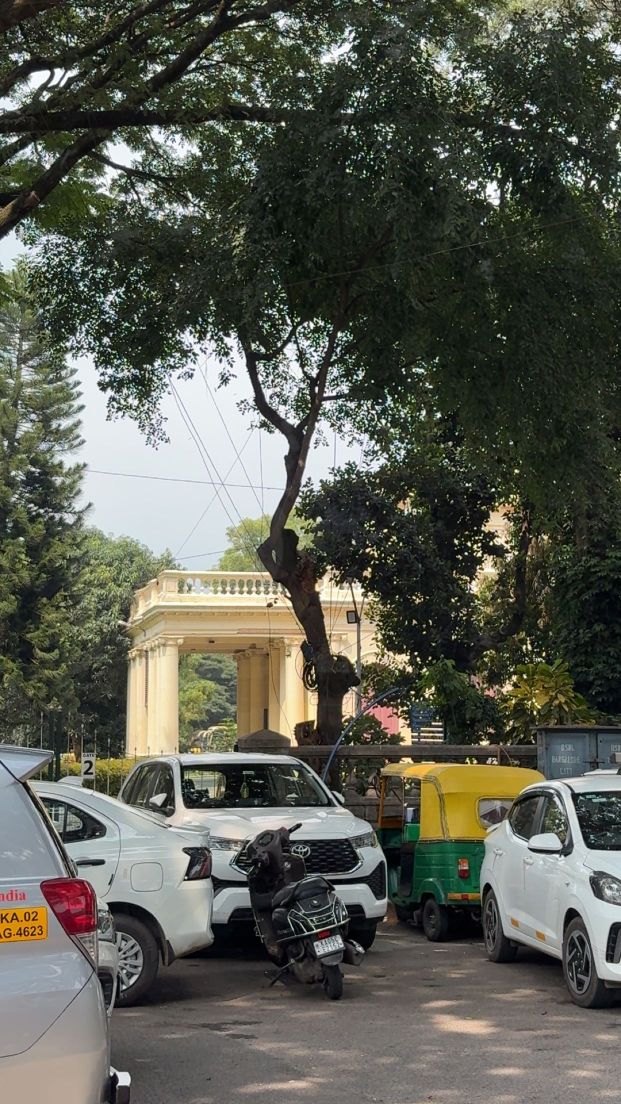
#> input picture input-IMG/5b369f9c-02fd-41ad-adc2-88f81ffe7075.jpg, 1242 x 2208 px (shown at 1/2 size); its folder holds only this picture in this run
$ python -i disposable.py   (imports and definitions only)
#> lines starting #> are read from the running program, lines starting #| are printed output that depends on the picture; after the words box and inside, x2 and y2 are one past the last pixel; in counts of white or black regions, pixels touching at a corner belong together
import os
import random
import math
import numpy as np
from PIL import Image, ImageFilter, ImageEnhance, ImageOps, ImageDraw

# =========================================================
# CONFIG
# =========================================================
INPUT_FOLDER = "milton"
OUTPUT_FOLDER = "disposable_flash_pack"
SUPPORTED_EXTENSIONS = (".jpg", ".jpeg", ".png", ".webp")

FILTERS = [
    "cybershot_smear",
]

# =========================================================
# UTILS
# =========================================================
def ensure_output_folder():
    os.makedirs(OUTPUT_FOLDER, exist_ok=True)

def load_image(path):
    return Image.open(path).convert("RGB")

def save_image(img, path):
    img.save(path)

def np_img(img):
    return np.array(img).astype(np.uint8)

def pil_img(arr):
    return Image.fromarray(np.clip(arr, 0, 255).astype(np.uint8))

def clamp_u8(arr):
    return np.clip(arr, 0, 255).astype(np.uint8)

# [5 lines left out: function blend, not called in this run]

def add_noise(arr, strength=18):
    noise = np.random.randint(-strength, strength + 1, arr.shape, dtype=np.int16)
    out = arr.astype(np.int16) + noise
    return clamp_u8(out)

def add_speckle(arr, amount=0.02):
    out = arr.copy()
    h, w, _ = out.shape
    count = int(h * w * amount)
    ys = np.random.randint(0, h, count)
    xs = np.random.randint(0, w, count)
    vals = np.random.randint(0, 256, (count, 3))
    out[ys, xs] = vals
    return out

def rgb_shift(arr, max_shift=4):
    out = np.zeros_like(arr)
    for c in range(3):
        dx = random.randint(-max_shift, max_shift)
        dy = random.randint(-max_shift, max_shift)
        out[:, :, c] = np.roll(np.roll(arr[:, :, c], dy, axis=0), dx, axis=1)
    return out

def contrast_prep(img, contrast=(1.1, 1.8), color=(0.9, 1.6), sharpness=(0.9, 1.8)):
    img = ImageEnhance.Contrast(img).enhance(random.uniform(*contrast))
    img = ImageEnhance.Color(img).enhance(random.uniform(*color))
    img = ImageEnhance.Sharpness(img).enhance(random.uniform(*sharpness))
    return img

# [8 lines left out: function add_vignette, not called in this run]

def grayscale_arr(arr):
    arr = arr.astype(np.float32)
    gray = 0.299 * arr[:, :, 0] + 0.587 * arr[:, :, 1] + 0.114 * arr[:, :, 2]
    return clamp_u8(gray)

# =========================================================
# CORE FLASH / CAMERA HELPERS
# =========================================================
def apply_flash_blowout(arr, center_bias=True, intensity=(45, 120), radius_mult=(1.1, 2.4)):
    h, w, _ = arr.shape
    yy, xx = np.mgrid[0:h, 0:w]

    if center_bias:
        cx = random.randint(w // 3, 2 * w // 3)
        cy = random.randint(h // 4, 2 * h // 3)
    else:
        cx = random.randint(0, w - 1)
        cy = random.randint(0, h - 1)

    dist = np.sqrt((xx - cx) ** 2 + (yy - cy) ** 2)
    dist_norm = dist / (dist.max() + 1e-6)

    flash = np.clip(1.0 - dist_norm * random.uniform(*radius_mult), 0, 1)
    flash = flash ** random.uniform(1.2, 2.8)

    out = arr.astype(np.float32)
    out += flash[:, :, None] * random.uniform(*intensity)

    # small harsh flash contrast pop
    out = np.clip((out - 128) * random.uniform(1.03, 1.25) + 128, 0, 255)
    return clamp_u8(out), flash

# [6 lines left out: function crush_background, not called in this run]

def bloom_highlights(arr, threshold=215, radius=4, alpha=0.25):
    lum = arr.mean(axis=2)
    mask = (lum > threshold).astype(np.uint8) * 255
    mask_img = Image.fromarray(mask).filter(ImageFilter.GaussianBlur(radius=radius))
    m = np.array(mask_img).astype(np.float32) / 255.0

    blur = np_img(pil_img(arr).filter(ImageFilter.GaussianBlur(radius=radius)))
    out = arr.astype(np.float32)
    out = out * (1 - m[:, :, None] * alpha) + blur.astype(np.float32) * (m[:, :, None] * alpha)
    return clamp_u8(out)

# [6 lines left out: function add_flash_hotspot, not called in this run]

def cheap_sensor_noise(arr, strength=(10, 26), speckle=(0.005, 0.03)):
    out = add_noise(arr, strength=random.randint(*strength))
    out = add_speckle(out, amount=random.uniform(*speckle))
    return out

# [31 lines left out: functions compact_camera_softness, fluorescent_contamination, not called in this run]

def motion_smear(arr, copies=4, max_offset=10):
    out = np.zeros_like(arr, dtype=np.float32)
    for i in range(copies):
        dx = int((i + 1) * random.randint(-max_offset, max_offset) / max(1, copies))
        dy = int((i + 1) * random.randint(-max_offset // 2, max_offset // 2) / max(1, copies))
        shifted = np.roll(np.roll(arr, dy, axis=0), dx, axis=1).astype(np.float32)
        alpha = max(0.12, 0.8 - i * 0.12)
        out += shifted * alpha

    out = out / max(1.0, np.max([1.0, out.max() / 255.0]))
    return clamp_u8(out)

# [56 lines left out: functions add_small_flash_reflection, add_fake_redeye, not called in this run]

def dark_room_crush(arr, strength=(0.20, 0.55)):
    gray = grayscale_arr(arr) / 255.0
    shadow_mask = (1.0 - gray)[:, :, None]
    out = arr.astype(np.float32)
    out *= (1.0 - shadow_mask * random.uniform(*strength))
    return clamp_u8(out)

def add_compact_timestamp(img):
    out = img.copy()
    draw = ImageDraw.Draw(out)

    text = f"{random.randint(1,12):02d}/{random.randint(1,28):02d}/0{random.randint(2,9)}"

    x = random.randint(8, 18)
    y = out.height - random.randint(18, 30)

    color = random.choice([
        (255, 180, 0),
        (255, 255, 255),
        (255, 220, 120),
    ])

    draw.text((x, y), text, fill=color)
    return out

# =========================================================
# FILTERS
# =========================================================

# 10. partyfloor_overkill
def filter_partyfloor_overkill(img):
    base = contrast_prep(img, contrast=(1.15, 2.0), color=(1.2, 2.2), sharpness=(0.9, 1.8))
    arr = np_img(base)

    # chaotic party color wash
    tint = random.choice([
        np.array([1.18, 0.82, 1.10], dtype=np.float32),
        np.array([1.10, 0.90, 1.20], dtype=np.float32),
        np.array([1.05, 1.00, 1.18], dtype=np.float32),
    ])
    out = clamp_u8(arr.astype(np.float32) * tint[None, None, :])

    out, flash = apply_flash_blowout(out, center_bias=False, intensity=(55, 140), radius_mult=(1.1, 2.8))
    out = motion_smear(out, copies=random.randint(3, 6), max_offset=random.randint(6, 16))
    out = bloom_highlights(out, threshold=random.randint(180, 230), radius=random.randint(2, 5), alpha=random.uniform(0.14, 0.30))

    # noisy blacks + slight channel break
    out = rgb_shift(out, max_shift=random.randint(1, 4))
    out = cheap_sensor_noise(out, strength=(12, 28), speckle=(0.008, 0.03))
    out = dark_room_crush(out, strength=(0.08, 0.22))

    if random.random() < 0.45:
        out = np_img(add_compact_timestamp(pil_img(out)))

    return pil_img(out)

# =========================================================
# DISPATCH
# =========================================================
FILTER_FUNCTIONS = {
    # "bathroom_mirror_flash": filter_bathroom_mirror_flash,
    # "parking_lot_snapshot": filter_parking_lot_snapshot,
    # "myspace_paparazzi": filter_myspace_paparazzi,
    # "elevator_selfie_burn": filter_elevator_selfie_burn,
    # "red_eye_memory": filter_red_eye_memory,
    # "cybershot_smear": filter_cybershot_smear,
    # "mall_kiosk_flash": filter_mall_kiosk_flash,
    # "carseat_nightflash": filter_carseat_nightflash,
    "partyfloor_overkill": filter_partyfloor_overkill,
}

def apply_filter(img, filter_name):
    return FILTER_FUNCTIONS[filter_name](img)

# =========================================================
# MAIN
# =========================================================
# [34 lines left out: function process_images, not called in this run]

# [2 lines not run here, left out]

>>> from PIL import Image
>>> picture = Image.open('../../input-IMG/5b369f9c-02fd-41ad-adc2-88f81ffe7075.jpg')
#> picture is the input picture: PIL image 1242x2208 RGB; mean R, G, B 89.3, 91.3, 80.9
>>> result = filter_partyfloor_overkill(picture)
#> in contrast_prep, `img = ImageEnhance.Color(img).enhance(random.uniform(*color))`:
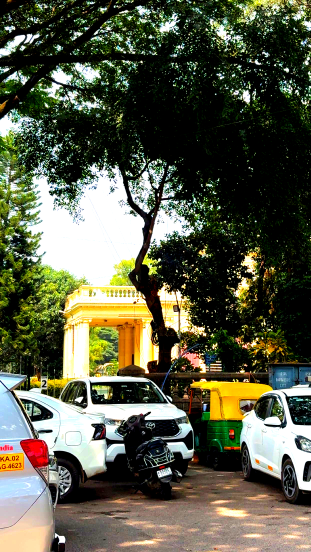
#> img: PIL image 1242x2208 RGB (shown at 1/4 size); mean R, G, B 90.5, 92.1, 71.5
#> in filter_partyfloor_overkill, `out, flash = apply_flash_blowout(out, center_bias=False, intensity=(55..`:
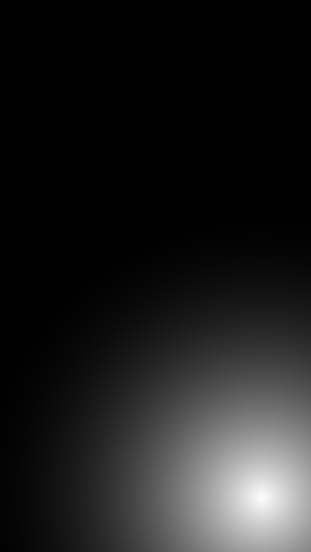
#> flash: shape (2208, 1242) float64 (shown at 1/4 size); min 0, max 1, mean 0.12
#> in bloom_highlights, `mask = (lum > threshold).astype(np.uint8) * 255`:
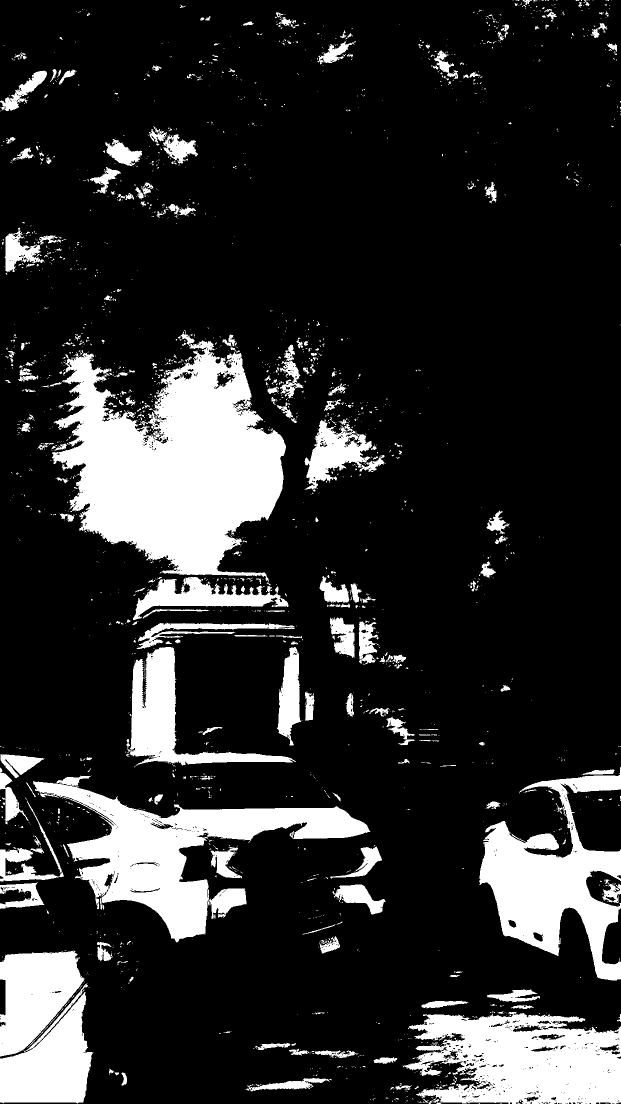
#> mask: shape (2208, 1242) (shown at 1/2 size); 17.7% white; 2218 white regions (1931 under 20 px), largest, box (x1, y1, x2, y2) and area: (104, 660, 572, 1164) 131243, (66, 1562, 741, 1886) 67076, (805, 2024, 1242, 2208) 57743
#> in add_speckle, `out[ys, xs] = vals`:
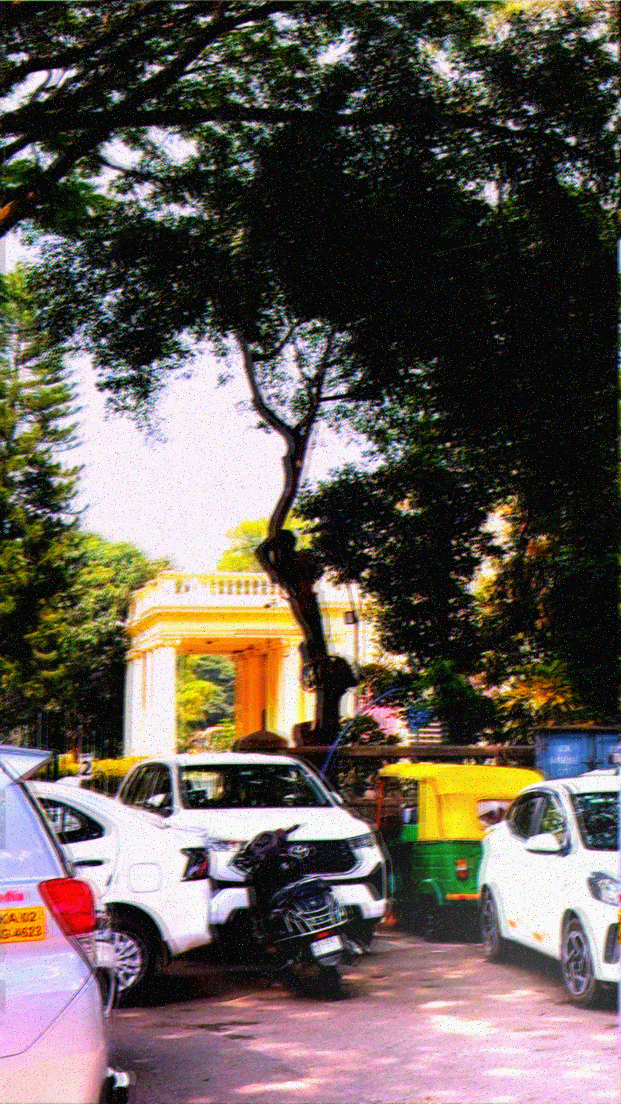
#> out: shape (2208, 1242, 3) (shown at 1/2 size); mean R, G, B 101.4, 92.4, 85.7
#> in dark_room_crush, `shadow_mask = (1.0 - gray)[:, :, None]`:
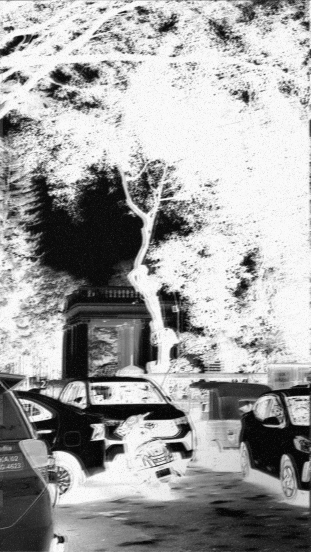
#> shadow_mask: shape (2208, 1242, 1) float64 (shown at 1/4 size); min 0, max 1, mean 0.632
#> in clamp_u8 (call 7), `return np.clip(arr, 0, 255).astype(np.uint8)`:
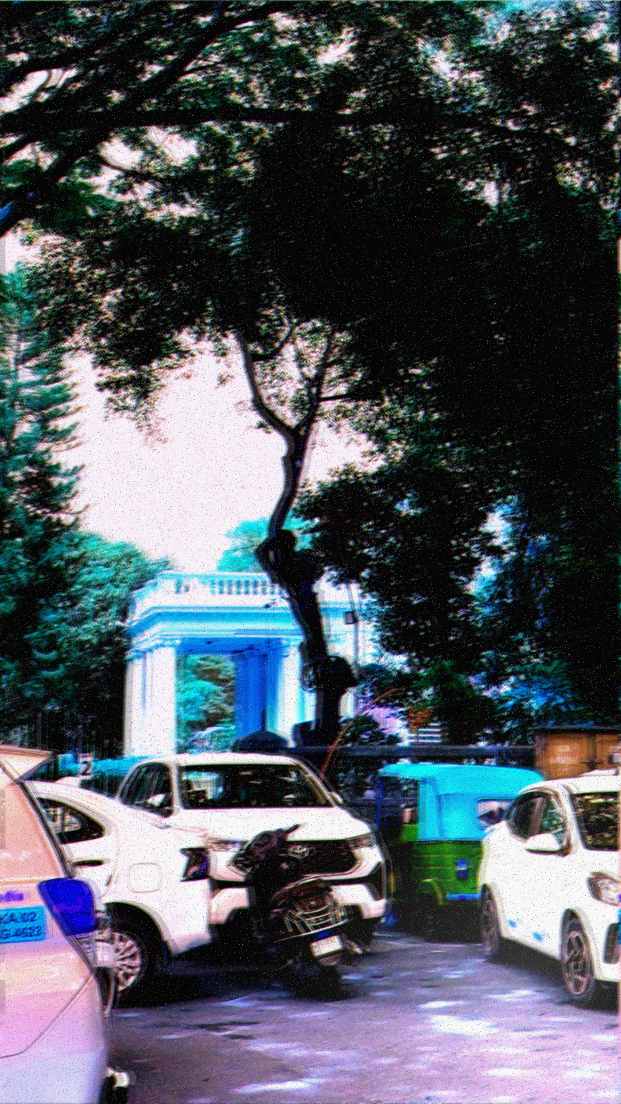
#> returned value: shape (2208, 1242, 3) (shown at 1/2 size); mean of channels 0, 1, 2 95.6, 87.1, 81; drawn as B, G, R

$ run again, on input-IMG/lake.jpg
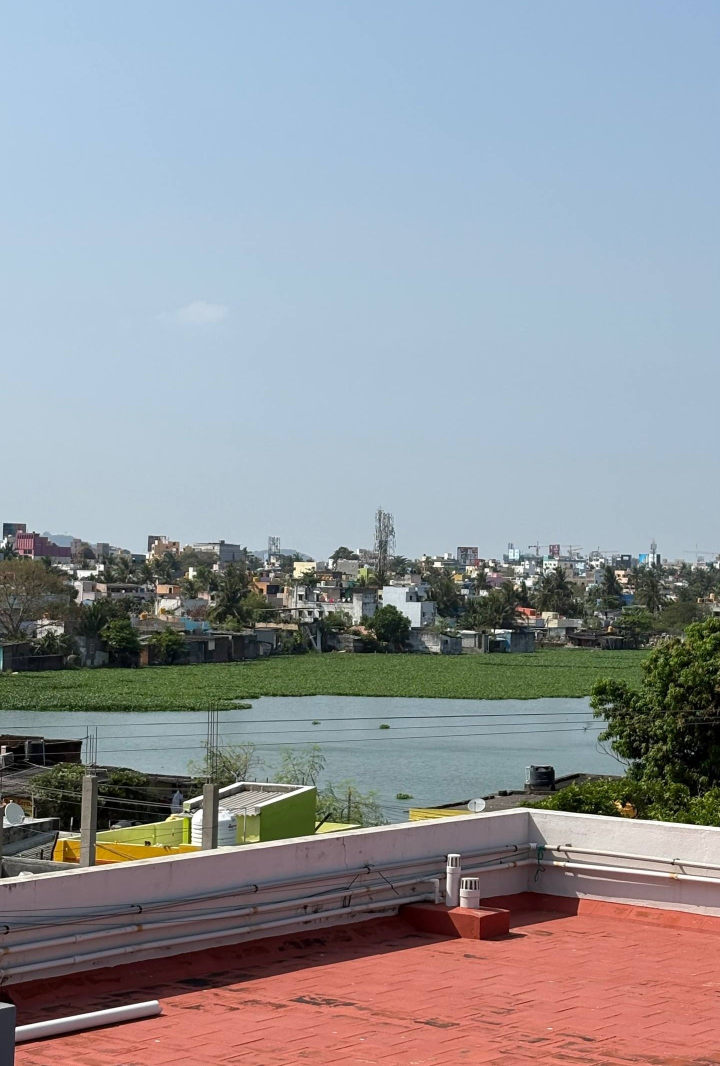
#> input picture input-IMG/lake.jpg, 1440 x 2132 px (shown at 1/2 size)
#> picture is the input picture: PIL image 1440x2132 RGB; mean R, G, B 146.6, 150, 155.7
#> after the loop in motion_smear, `for i in range(copies):`:
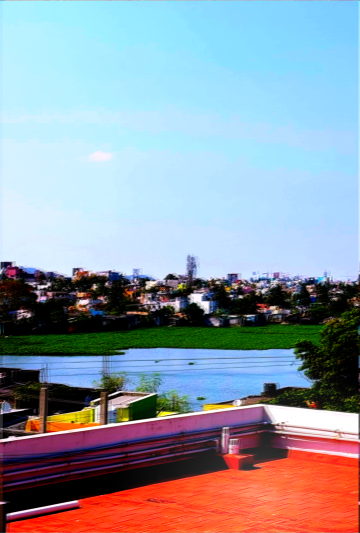
#> out: shape (2132, 1440, 3) float32 (shown at 1/4 size); mean R, G, B 362.6, 384.2, 415.1; drawn with min black and max white
#> mask: shape (2132, 1440); 40.9% white; 671 white regions (567 under 20 px), largest, box (x1, y1, x2, y2) and area: (0, 2, 1440, 1145) 1195547, (0, 1617, 1432, 1769) 36737, (1133, 1707, 1358, 1746) 2893
#> in bloom_highlights, `mask_img = Image.fromarray(mask).filter(ImageFilter.GaussianBlur(radiu..`:
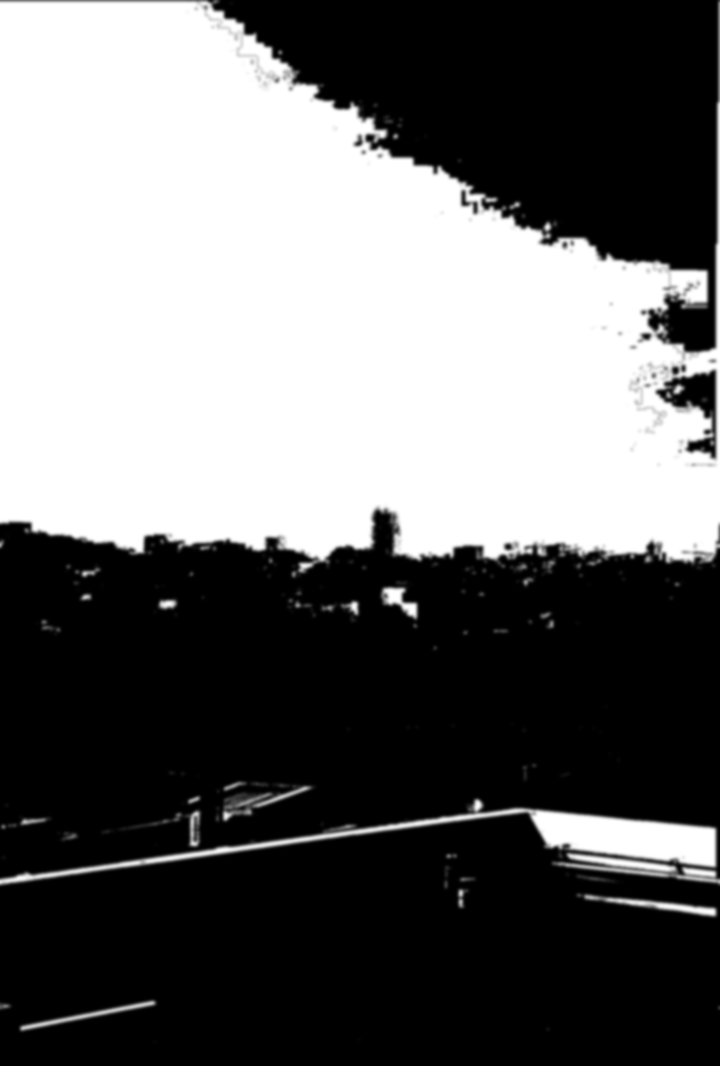
#> mask_img: PIL image 1440x2132 L (shown at 1/2 size); min 0, max 255, mean 104.2
